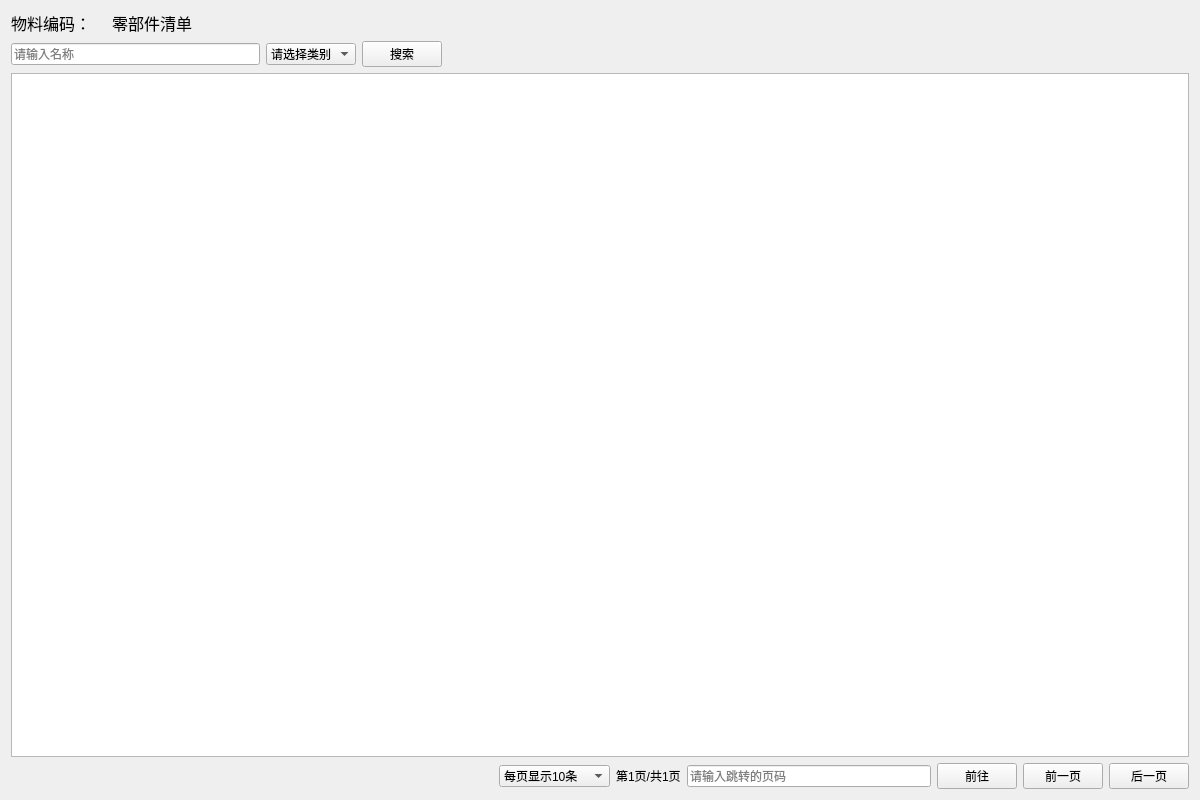
<?xml version="1.0" encoding="UTF-8"?>
<ui version="4.0">
 <class>Form</class>
 <widget class="QWidget" name="Form">
  <property name="geometry">
   <rect>
    <x>0</x>
    <y>0</y>
    <width>1200</width>
    <height>800</height>
   </rect>
  </property>
  <property name="windowTitle">
   <string>viewMaterial</string>
  </property>
  <layout class="QVBoxLayout" name="verticalLayout">
   <item>
    <layout class="QHBoxLayout" name="horizontalLayout" stretch="0,0,0,0">
     <item>
      <widget class="QLabel" name="label">
       <property name="font">
        <font>
         <pointsize>12</pointsize>
        </font>
       </property>
       <property name="text">
        <string>物料编码：</string>
       </property>
      </widget>
     </item>
     <item>
      <widget class="QLabel" name="materialCodelabel">
       <property name="font">
        <font>
         <pointsize>12</pointsize>
        </font>
       </property>
       <property name="text">
        <string/>
       </property>
      </widget>
     </item>
     <item>
      <widget class="QLabel" name="label_3">
       <property name="font">
        <font>
         <pointsize>12</pointsize>
        </font>
       </property>
       <property name="text">
        <string>零部件清单</string>
       </property>
      </widget>
     </item>
     <item>
      <spacer name="horizontalSpacer">
       <property name="orientation">
        <enum>Qt::Horizontal</enum>
       </property>
       <property name="sizeHint" stdset="0">
        <size>
         <width>40</width>
         <height>20</height>
        </size>
       </property>
      </spacer>
     </item>
    </layout>
   </item>
   <item>
    <layout class="QHBoxLayout" name="horizontalLayout_2" stretch="0,0,0,0,0,0">
     <item>
      <widget class="QLineEdit" name="nameSearchEdit">
       <property name="placeholderText">
        <string>请输入名称</string>
       </property>
      </widget>
     </item>
     <item>
      <widget class="QComboBox" name="classSearchBox">
       <item>
        <property name="text">
         <string>请选择类别</string>
        </property>
       </item>
       <item>
        <property name="text">
         <string>主料</string>
        </property>
       </item>
       <item>
        <property name="text">
         <string>辅材</string>
        </property>
       </item>
       <item>
        <property name="text">
         <string>包材</string>
        </property>
       </item>
      </widget>
     </item>
     <item>
      <widget class="QPushButton" name="searchButton">
       <property name="text">
        <string>搜索</string>
       </property>
      </widget>
     </item>
     <item>
      <spacer name="horizontalSpacer_4">
       <property name="orientation">
        <enum>Qt::Horizontal</enum>
       </property>
       <property name="sizeHint" stdset="0">
        <size>
         <width>40</width>
         <height>20</height>
        </size>
       </property>
      </spacer>
     </item>
     <item>
      <spacer name="horizontalSpacer_3">
       <property name="orientation">
        <enum>Qt::Horizontal</enum>
       </property>
       <property name="sizeHint" stdset="0">
        <size>
         <width>40</width>
         <height>20</height>
        </size>
       </property>
      </spacer>
     </item>
     <item>
      <spacer name="horizontalSpacer_2">
       <property name="orientation">
        <enum>Qt::Horizontal</enum>
       </property>
       <property name="sizeHint" stdset="0">
        <size>
         <width>40</width>
         <height>20</height>
        </size>
       </property>
      </spacer>
     </item>
    </layout>
   </item>
   <item>
    <widget class="QTableWidget" name="componentTable"/>
   </item>
   <item>
    <layout class="QHBoxLayout" name="horizontalLayout_3">
     <item>
      <spacer name="horizontalSpacer_6">
       <property name="orientation">
        <enum>Qt::Horizontal</enum>
       </property>
       <property name="sizeHint" stdset="0">
        <size>
         <width>40</width>
         <height>20</height>
        </size>
       </property>
      </spacer>
     </item>
     <item>
      <spacer name="horizontalSpacer_5">
       <property name="orientation">
        <enum>Qt::Horizontal</enum>
       </property>
       <property name="sizeHint" stdset="0">
        <size>
         <width>40</width>
         <height>20</height>
        </size>
       </property>
      </spacer>
     </item>
     <item>
      <widget class="QComboBox" name="pageShowBox">
       <item>
        <property name="text">
         <string>每页显示10条</string>
        </property>
       </item>
       <item>
        <property name="text">
         <string>每页显示20条</string>
        </property>
       </item>
       <item>
        <property name="text">
         <string>每页显示50条</string>
        </property>
       </item>
       <item>
        <property name="text">
         <string>每页显示100条</string>
        </property>
       </item>
      </widget>
     </item>
     <item>
      <widget class="QLabel" name="pageShowlabel">
       <property name="text">
        <string>第1页/共1页</string>
       </property>
      </widget>
     </item>
     <item>
      <widget class="QLineEdit" name="pageInputEdit">
       <property name="placeholderText">
        <string>请输入跳转的页码</string>
       </property>
      </widget>
     </item>
     <item>
      <widget class="QPushButton" name="goToButton">
       <property name="text">
        <string>前往</string>
       </property>
      </widget>
     </item>
     <item>
      <widget class="QPushButton" name="forwardButton">
       <property name="text">
        <string>前一页</string>
       </property>
      </widget>
     </item>
     <item>
      <widget class="QPushButton" name="nextButton">
       <property name="text">
        <string>后一页</string>
       </property>
      </widget>
     </item>
    </layout>
   </item>
  </layout>
 </widget>
 <resources/>
 <connections/>
</ui>
